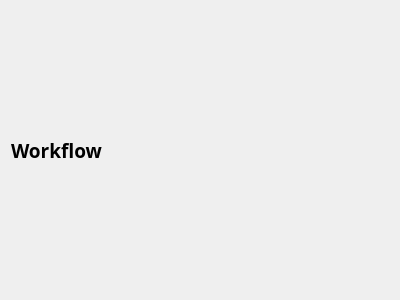
<?xml version="1.0" encoding="UTF-8"?>
<ui version="4.0">
 <class>workflow</class>
 <widget class="QWidget" name="workflow">
  <property name="geometry">
   <rect>
    <x>0</x>
    <y>0</y>
    <width>400</width>
    <height>300</height>
   </rect>
  </property>
  <property name="windowTitle">
   <string>Form</string>
  </property>
  <layout class="QVBoxLayout" name="verticalLayout">
   <item>
    <widget class="QLabel" name="label">
     <property name="font">
      <font>
       <family>Sans Serif</family>
       <pointsize>14</pointsize>
       <weight>75</weight>
       <bold>true</bold>
      </font>
     </property>
     <property name="text">
      <string>Workflow</string>
     </property>
    </widget>
   </item>
  </layout>
 </widget>
 <resources/>
 <connections/>
</ui>
